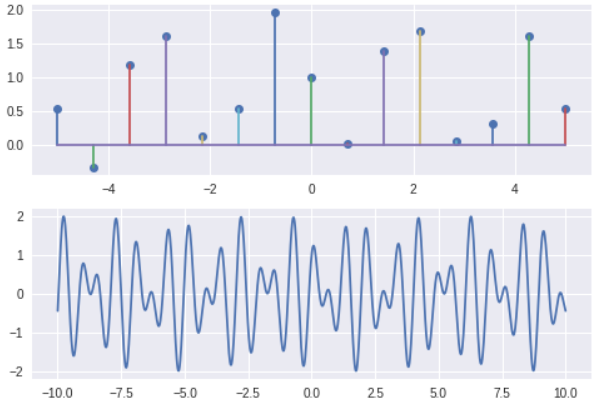

Reproduce this figure in Python.
import matplotlib.pyplot as plt
import numpy as np

x1 = np.linspace(-5, 5, 15)
x2 = np.linspace(-10, 10, 1000)

y1 =  np.cos(x1 * 9) + np.sin(2 * np.pi * x1)
y2 =  np.cos(x2 * 9) + np.sin(2 * np.pi * x2)

plt.subplot(2, 1, 1)
plt.stem(x1, y1, '-')
plt.subplot(2, 1, 2)
plt.plot(x2, y2, '-')
